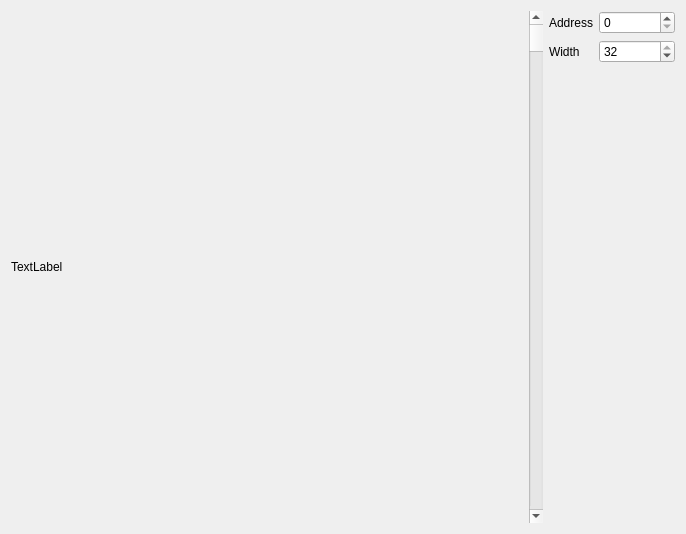
<?xml version="1.0" encoding="UTF-8"?>
<ui version="4.0">
 <class>MemView</class>
 <widget class="QDialog" name="MemView">
  <property name="windowModality">
   <enum>Qt::WindowModal</enum>
  </property>
  <property name="geometry">
   <rect>
    <x>0</x>
    <y>0</y>
    <width>686</width>
    <height>522</height>
   </rect>
  </property>
  <property name="windowTitle">
   <string>Memory sprite scanner</string>
  </property>
  <property name="windowIcon">
   <iconset>
    <normaloff>:/images/logo.png</normaloff>:/images/logo.png</iconset>
  </property>
  <property name="modal">
   <bool>true</bool>
  </property>
  <layout class="QHBoxLayout" name="horizontalLayout">
   <item>
    <widget class="QLabel" name="view">
     <property name="minimumSize">
      <size>
       <width>512</width>
       <height>512</height>
      </size>
     </property>
     <property name="text">
      <string>TextLabel</string>
     </property>
    </widget>
   </item>
   <item>
    <widget class="QScrollBar" name="scrollbar">
     <property name="maximum">
      <number>65535</number>
     </property>
     <property name="orientation">
      <enum>Qt::Vertical</enum>
     </property>
    </widget>
   </item>
   <item>
    <layout class="QGridLayout" name="gridLayout" columnstretch="0,10">
     <item row="1" column="0">
      <widget class="QLabel" name="label_3">
       <property name="text">
        <string>Width</string>
       </property>
      </widget>
     </item>
     <item row="1" column="1">
      <widget class="QSpinBox" name="sbWidth">
       <property name="minimum">
        <number>1</number>
       </property>
       <property name="maximum">
        <number>32</number>
       </property>
       <property name="value">
        <number>32</number>
       </property>
      </widget>
     </item>
     <item row="0" column="0">
      <widget class="QLabel" name="label_2">
       <property name="text">
        <string>Address</string>
       </property>
      </widget>
     </item>
     <item row="0" column="1">
      <widget class="QSpinBox" name="sbAddr">
       <property name="maximum">
        <number>65535</number>
       </property>
      </widget>
     </item>
     <item row="2" column="0">
      <spacer name="verticalSpacer">
       <property name="orientation">
        <enum>Qt::Vertical</enum>
       </property>
       <property name="sizeHint" stdset="0">
        <size>
         <width>20</width>
         <height>40</height>
        </size>
       </property>
      </spacer>
     </item>
    </layout>
   </item>
  </layout>
 </widget>
 <resources/>
 <connections/>
</ui>
